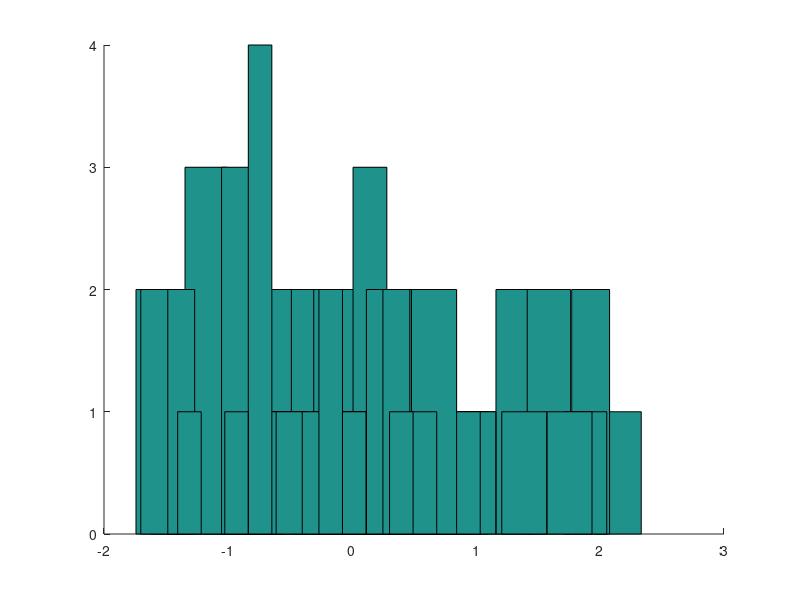

Source code (MATLAB):
%Inicializacion de parametros

t_ini = 0;
t_fin = 1;
Fm = 10;
T = 1/Fm;
t = t_ini:T:t_fin - T;
%n es el numero de señales aleatorias
n = 10;
%vector de n señales aleatorias con length(t) muestras
mats = randn(n,length(t));%media 0 varianza 1 por defecto

%Compruebo estacionariedad
for i = 1:n
	tg = zeros(1,length(t));
	
	for j = 1:length(t)
		tg(j) = mats(i,j);%devuelve la señal de la matriz mats fila i
	endfor
	
	%Calculo la media
	disp ("Valor Medio"),disp(median(tg));
	%Calculo la varianza
	disp("Varianza"),disp(var(tg));
	
	%Grafico
	hold on;
	hist(tg);
endfor

#%Compruebo ergodicidad
#for i = 1:length(t)
#	tg = zeros(1,n);
#	for j = 1:n
#		tg(j) = mats(j,i);%devuelve la señal de la matriz mats fila i
#	endfor
#	subplot(length(t),n,i);
#	hist(tg);
#endfor

